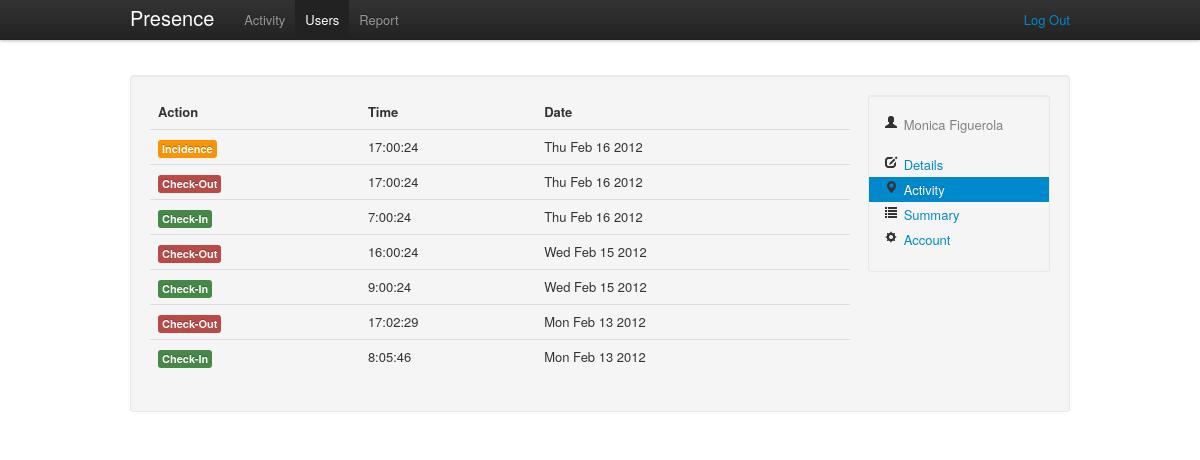
/admin/users/2/activity (signed in), run on the app's committed database.
### tables this page shows
CREATE TABLE IF NOT EXISTS `presence_users` (
  `id` int(11) NOT NULL AUTO_INCREMENT,
  `email` varchar(150) NOT NULL,
  `password` varchar(50) NOT NULL,
  `role` varchar(20) NOT NULL,
  `firstname` varchar(200) NOT NULL,
  `lastname` varchar(300) NOT NULL,
  `position` varchar(200) NOT NULL,
  `UUID` varchar(36) NOT NULL,
  `mac` char(17) NOT NULL,
  PRIMARY KEY (`id`)
);

CREATE TABLE IF NOT EXISTS `presence_activity` (
  `id` int(11) NOT NULL AUTO_INCREMENT,
  `userid` varchar(250) NOT NULL,
  `action` varchar(50) NOT NULL,
  `timestamp` int(15) NOT NULL,
  `computed` tinyint(1) NOT NULL DEFAULT '0',
  PRIMARY KEY (`id`)
);

### public/index.php (called while the page is built, shortened)
<?php
require_once (ROOT . '/config/config.php');
$url = isset($_GET['url']) ? $_GET['url'] : null;
$role = isset($_SESSION['role']) ? $_SESSION['role'] : null;
if ($url == null && $role == null) {
    $controller = "AuthController";
    $action = "asklogin";
    $url_params = array();
} else if ($url == null && isset($role)) {
    $controller = ucfirst($role) . 'Controller';
    $action = 'activity';
    $url_params = array();
} else {
    $url_params = explode('/', $url);
    $controller = ucfirst(array_shift($url_params));
    $action = $url_params[0] == null ? 'activity' : array_shift($url_params);
}
isset($url_params[1])
    ? $extra_action = $url_params[1]
    : $extra_action = null;
$extra_params = $_POST;
new $controller($action, array_merge($url_params, $extra_params), $extra_action);

### config/config.php (called while the page is built, shortened)
<?php
$CONFIG = new stdClass();
$CONFIG->wwwroot = 'https://localhost/presence-manager';
$CONFIG->dbhost = 'localhost';
$CONFIG->dbname = 'presence';
$CONFIG->dbuser = 'root';
$CONFIG->dbpassword = 'doremi';

### lang/en.php (called while the page is built, shortened)
<?php
$STRINGS = null;
$STRINGS['brand'] = 'Presence';
$STRINGS['login'] = 'Login';
$STRINGS['help'] = 'Help';
$STRINGS['activity'] = 'Activity';
$STRINGS['users'] = 'Users';
$STRINGS['report'] = 'Report';
$STRINGS['user'] = 'User';
$STRINGS['logout'] = 'Log Out';
$STRINGS['home'] = 'Home';
$STRINGS['404'] = '404';
$STRINGS['details'] = 'Details';
$STRINGS['summary'] = 'Summary';
$STRINGS['account'] = 'Account';
$STRINGS['starttime'] = 'Start Time';
$STRINGS['startdate'] = 'Start Date';
$STRINGS['endtime'] = 'End Time';
$STRINGS['enddate'] = 'End Date';
$STRINGS['action'] = 'Action';
$STRINGS['time'] = 'Time';
$STRINGS['date'] = 'Date';
$STRINGS['firstname'] = 'First Name';
$STRINGS['lastname'] = 'Last Name';
$STRINGS['email'] = 'Email';
$STRINGS['issued'] = 'Issued';
$STRINGS['period'] = 'Period';
$STRINGS['intervals'] = 'Intervals';
$STRINGS['interval'] = 'Interval';
$STRINGS['total'] = 'Total';
$STRINGS['password'] = 'Password';
$STRINGS['position'] = 'Position';
$STRINGS['role'] = 'Role';
$STRINGS['update'] = 'Update';
$STRINGS['week'] = 'Week';
$STRINGS['month'] = 'Month';
$STRINGS['year'] = 'Year';
$STRINGS['type'] = 'Type';
$STRINGS['message'] = 'Message';
$STRINGS['previous'] = 'Previous';
$STRINGS['next'] = 'Next';
$STRINGS['user:update:success'] = 'User details updated successfully!';
$STRINGS['user:update:failed'] = 'User details update falied!';
$STRINGS['user:delete:success'] = 'User deleted successfully!';
$STRINGS['user:delete:failed'] = 'User deleition falied!';
$STRINGS['user:create:success'] = 'The new user has been created!';
$STRINGS['user:create:failed'] = 'Error creating new user!';
$STRINGS['user:create:duplicate'] = 'This user already exists!';
$STRINGS['admin:no:activities'] = 'No more activity!';
$STRINGS['add:user'] = 'Add User';
$STRINGS['create:user'] = 'Create User';
$STRINGS['build:report'] = 'Build Report';
$STRINGS['event:success'] = 'Success!';
$STRINGS['event:error'] = 'Error!';
$STRINGS['event:checkin'] = 'Check-In';
$STRINGS['event:checkout'] = 'Check-Out';
$STRINGS['event:incidence'] = 'Incidence';
$STRINGS['event:noactivity'] = 'No Activity!';
$STRINGS['event:noactivity:message'] = 'No more user activity';
$STRINGS['event:noactivityinterval:message'] = 'There is no user activity in the selected interval';
$STRINGS['event:nousers'] = 'No users';

### lib/DB.php (called while the page is built, shortened)
<?php
class DB {
    private static $_instance;
    private static function getInstance(){
        if(self::$_instance == null){
            self::$_instance = new $class();
        }
        return self::$_instance;
    }
    public static function setUp($params){
        $db = self::getInstance();
        $db->_connection = new PDO("mysql:host=" . $params->dbhost . ";
                                    dbname=" . $params->dbname,
                                               $params->dbuser,
                                               $params->dbpassword);
    }
    public static function getDB(){
        $db = self::getInstance();
        return $db->_connection;
    }
	static function getRecord($sql, array $params){
        $st = self::getDB()->prepare($sql);
		$st->execute($params);
		return $st->fetch(PDO::FETCH_OBJ);
	}
	static function getAllRecords($sql, array $params = null){
		$st = self::getDB()->prepare($sql);
        $st->execute($params);
        return $st->fetchAll(PDO::FETCH_OBJ);
	}
}

### app/models/ActivityModel.php (called while the page is built, shortened)
<?php
class ActivityModel extends Model {
    public static function find_all_by_user($user) {
        $sql = "SELECT pa.id, pa.userid, pa.action, pa.timestamp
				FROM " . self::table() . " pa
				JOIN presence_users pu ON `userid` = pu.id
				WHERE `userid` = ?
				ORDER BY id DESC";
		return DB::getAllRecords($sql, array($user));
    }
}

### app/controllers/AdminController.php (called while the page is built, shortened)
<?php
class AdminController extends Controller {
    public function __construct($action, $params, $extra_action = null) {
        global $CONFIG;
        isset($extra_action) ? $action = $action . '_' . $extra_action : null;
        if ($this->check_role('admin') && method_exists($this, $action)) {
            $this->$action($params);
        } else {
            RoutingHelper::redirect($CONFIG->wwwroot . '/error/notfound');
        }
    }
    public function users_activity($params) {
        $this->_view =
                new AdminUserActivityView(UserModel::find($params[0]),
                        ActivityModel::find_all_by_user($params[0]));
    }
}

### app/model.class.php (called while the page is built, shortened)
<?php
abstract class Model{
    public static function find($id){
        $sql = "SELECT *
                FROM ".self::table()."
                WHERE `id` = ?";
        return DB::getRecord($sql, array($id));
    }
    protected static function table(){
        $prefix = 'presence_';
        $caller = get_called_class();
        $class = lcfirst(substr($caller, 0, -5));
        return $prefix.self::pluralise($class);
    }
    private static function pluralise($word){
        $exceptions = array();
        $exceptions['activity'] = 'activity';
        empty($exceptions[$word])
            ? $plural = $word.'s'
            : $plural = $exceptions[$word];
        return $plural;
    }
}

### app/helpers/BootstrapHelper.php (called while the page is built, shortened)
<?php
class BootstrapHelper extends Helper{
    static function get_label_for_action($action){
       switch ($action) {
            case 'checkin': return 'label-success';
            case 'checkout': return 'label-important';
            case 'incidence': return 'label-warning';
		}
    }
}

### app/views/admin/AdminUserActivityView.php (the view, shortened to what this page needs)
<?php
class AdminUserActivityView extends View{
	private $_user;
    private $_activity;
    public function __construct($user, $activity) {
        $this->_user = $user;
        $this->_activity = $activity;
    }
	public function menu(){
        return MenuHelper::admin_base_menu('users');
	}
    public function content(){
        global $CONFIG, $STRINGS;
		$activity_table_content = '';
        if ($this->_activity) {
            foreach ($this->_activity as $entry) {
                $activity_table_content .=
                '<tr>
					<td><span class="label ' . BootstrapHelper::get_label_for_action($entry->action) . '">' . BootstrapHelper::get_event_description($entry->action) . '</span></td>
					<td>' . date('G:i:s', $entry->timestamp) . '</td>
					<td>' . date('D M j Y', $entry->timestamp) . '</td>
				 </tr>
				';
            }
        }
        return '
			<section id="user-activity" class="well min-table">
            '.MenuHelper::admin_submenu('activity', $this->_user).'
				<table class="table inline-table">
					<thead>
						<tr>
							<th>'.$STRINGS['action'].'</th>
							<th>'.$STRINGS['time'].'</th>
							<th>'.$STRINGS['date'].'</th>
						</tr>
					</thead>
					<tbody>' . $activity_table_content . '
					</tbody>
				</table>
			</section>';
  	}
}

### app/helpers/MenuHelper.php (shortened to what this page needs)
<?php
class MenuHelper extends Helper {
    static public function admin_base_menu($active) {
        global $CONFIG, $STRINGS;
        $activity = $users = $report = null;
        return
            '<ul class="nav">
                <li ' . $activity . '><a href="' . $CONFIG->wwwroot . '/admin/activity">' . $STRINGS['activity'] . '</a></li>
                <li ' . $users . ' ><a href="' . $CONFIG->wwwroot . '/admin/users">' . $STRINGS['users'] . '</a></li>
                <li ' . $report . ' ><a href="' . $CONFIG->wwwroot . '/admin/report">' . $STRINGS['report'] . '</a></li>
            </ul>' . MenuHelper::get_logout_option();
    }
    static public function admin_submenu($active, $user){
        global $CONFIG, $STRINGS;
        $details = $activity = $summary = $account = null;
        return '
            <ul class="nav nav-list well inline-menu">
                <li class="id-tab">
                    <i class="icon-user"></i>&nbsp;'.$user->firstname.' '.$user->lastname.'
                </li>
                <li>&nbsp;</li>
                <li ' . $details . '>
                    <a href="'.$CONFIG->wwwroot.'/admin/users/'.$user->id.'/details">
                    <i class="icon-edit"></i>&nbsp;'.$STRINGS['details'].'</a></li>
                <li ' . $activity . '>
                    <a href="'.$CONFIG->wwwroot.'/admin/users/'.$user->id.'/activity">
                    <i class="icon-map-marker"></i>&nbsp;'.$STRINGS['activity'].'</a></li>
                <li ' . $summary . '>
                    <a href="'.$CONFIG->wwwroot.'/admin/users/'.$user->id.'/summary">
                    <i class="icon-list"></i>&nbsp;'.$STRINGS['summary'].'</a></li>
                <li ' . $account . '>
                    <a href="'.$CONFIG->wwwroot.'/admin/users/'.$user->id.'/account">
                    <i class="icon-cog"></i>&nbsp;'.$STRINGS['account'].'</a></li>
                </ul>';
    }
    static private function get_logout_option(){
        global $CONFIG, $STRINGS;
        return
            '<ul class="nav pull-right no-hover-a">
                <p class="navbar-text pull-right"><a href="' . $CONFIG->wwwroot . '/auth/logout">' . $STRINGS['logout'] . '</a></p>
             </ul>';
    }
}

### public/css/presence.css (style rules this page uses)
html { overflow-y:scroll; }
body { padding-top:75px; }
.min-table { min-height: 275px; }
.id-tab { color:grey; }
.inline-menu { float:right; width:150px; }
.inline-table { width:700px; }

### data on the page
presence_users: firstname "Monica", lastname "Figuerola"
presence_activity: action "Incidence", timestamp "17:00:24", timestamp "Thu Feb 16 2012"
presence_activity: action "Check-Out", timestamp "17:00:24", timestamp "Thu Feb 16 2012"
presence_activity: action "Check-In", timestamp "7:00:24", timestamp "Thu Feb 16 2012"
presence_activity: action "Check-Out", timestamp "16:00:24", timestamp "Wed Feb 15 2012"
presence_activity: action "Check-In", timestamp "9:00:24", timestamp "Wed Feb 15 2012"
presence_activity: action "Check-Out", timestamp "17:02:29", timestamp "Mon Feb 13 2012"
presence_activity: action "Check-In", timestamp "8:05:46", timestamp "Mon Feb 13 2012"

### other printed values
$STRINGS['brand'] "Presence"
$STRINGS['activity'] "Activity"
$STRINGS['users'] "Users"
$STRINGS['report'] "Report"
$STRINGS['logout'] "Log Out"
$STRINGS['details'] "Details"
$STRINGS['summary'] "Summary"
$STRINGS['account'] "Account"
$STRINGS['action'] "Action"
$STRINGS['time'] "Time"
$STRINGS['date'] "Date"
